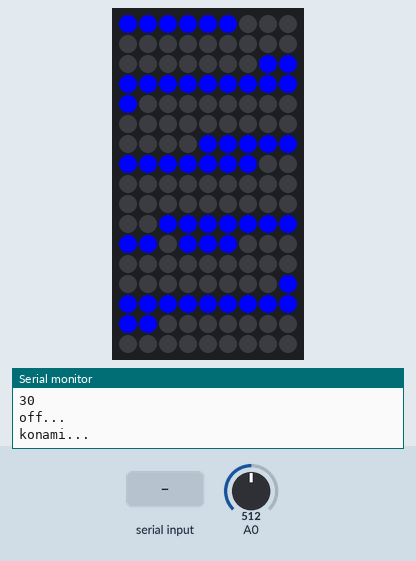
A sketch run on a simulated Arduino Uno, built with avr-gcc and run on an emulated ATmega328P. Parts: 9×17 RGB LED matrix (first LED top left, wired row by row), the last lines printed to the serial monitor. The test bench sets the inputs (shaded band); at power-on: A0 = 512. Dim RGB values are drawn brighter than linear; random numbers use the default seed unless the sketch sets one.

Above: at 5.3 s.
5.4 s: "1\n" received over Serial
At 6.7 s:
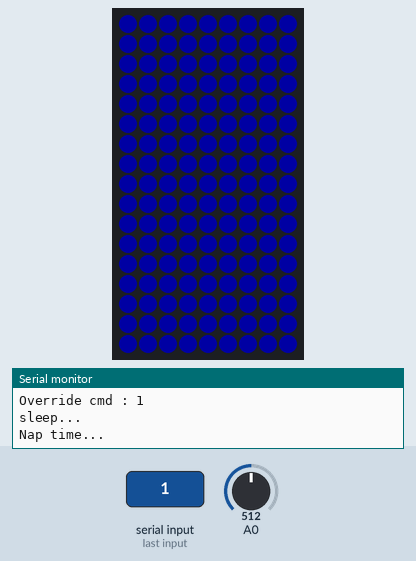
At 54.1 s:
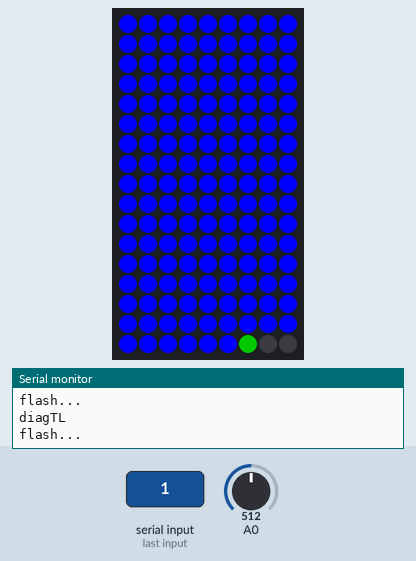

The sketch:

sketch_logo_lights.ino
```cpp
// This is based off of the code from
// https://github.com/fatcatfablab/Space-Invaders-Shooting-Gallery/blob/master/hardware/HotShotLogoBoard/HotShotLogoBoard.ino
// We've randomized the commands for the Samplelator logo display

#include <Adafruit_DotStar.h>


// Because conditional #includes don't work w/Arduino sketches...
#include <SPI.h>         // COMMENT OUT THIS LINE FOR GEMMA OR TRINKET
//#include <avr/power.h> // ENABLE THIS LINE FOR GEMMA OR TRINKET
#include <math.h>

#define NUMPIXELS 153 // Number of LEDs in strip

// Here's how to control the LEDs from any two pins:
#define DATAPIN    4
#define CLOCKPIN   5
Adafruit_DotStar strip = Adafruit_DotStar(NUMPIXELS, DATAPIN, CLOCKPIN);

#define NUM_ROWS 17
#define NUM_COLS 9

// Artisinal handcrafted asymetric matrix

int ledMatrix[NUM_ROWS][NUM_COLS] = {
  {  0,   30,   31,   63,  64,  97,  98,  130,  131  },
  {  1,   29,  32,   62,  65,  96,   99,  129,  132   },
  {  2,   28,  33,   61,  66,  95,  100,  128,  133   },
  {  3,   27,  34,   60,  67,  94,  102,  127,  134   },
  {  4,   26,   35,  59,  68,  93,  103,  126,  135  },
  {  5,   25,   36,  58,  69,  92,  104,  125,  136  },
  {  6,   24,  37,  57,   70,  91,  105,  124,  137 },
  {  7,   23,  38,  56,   71,  90,  106,  123,  138  },
  {  8,   22,  39,  55,   72,  89,  107,  122,  139  },
  {  9,   21,  40,  54,   73,  88,  108,  121,  140  },
  {  10,   20,  41,  53,  74,  87, 109,  120,  141 },
  {  11,   19,  42,  52,  75,  86, 110,  119, 142 },
  {  12,   18,  43,  51,  76,  85, 111,  118, 143  },
  {  13,   17,  44,  50,  77,  84, 112, 117, 144 },
  {  14,  16,   45,  49,  78,  83, 113, 116, 145 },
  {  152,  15,  46,  48,  79,  82, 114, 115, 152},
  {  152,  152,  152,  47,  80,  81, 152, 152, 152  }
};

int wheelData[8][9] = {
  { 67, 68, 69, 70, 71, 72, 73, 74, 75 },
  { 2, 27, 35, 58, 71, 89, 108, 120, 142 },
  { 7, 23, 38, 56, 71, 90, 106, 123, 138 },
  { 12, 19, 41, 54, 71, 91, 104, 126, 134 },
  { 67, 68, 69, 70, 71, 72, 73, 74, 75 },
  { 2, 27, 35, 58, 71, 89, 108, 120, 142 },
  { 7, 23, 38, 56, 71, 90, 106, 123, 138},
  { 12, 19, 41, 54, 71, 91, 104, 126, 134 }
};


void setup() {
  Serial.begin(9600);

  strip.begin(); // Initialize pins for output
  strip.show();  // Turn all LEDs off ASAP
  strip.setBrightness(255);
  delay(3000);

  flash(5);

  Serial.println(ledMatrix[0][1]);
  randomSeed(millis() % 1023);
}


void loop() {
  bool gotCmd = false;
  int rndCmd = random(7);

  if (Serial.available() > 0) {
    rndCmd = Serial.read() - '0';
    Serial.print("Override cmd : ");
    Serial.println(rndCmd);
    gotCmd = true;
  }

  switch(rndCmd) {
    case 0:
      off();
      break;
    case 1:
      sleep();
      break;
    case 2:
      noise();
      break;
    case 3:
      flash(11);
      break;
    case 4:
      konami(1);
      break;
    case 5:
      diagTL();
      break;
    case 6:
      wheels();
      break;
    default:
      gotCmd = false;
      break;
  }

  if (gotCmd) {
    Serial.println("Nap time...");
    delay(32367);
    gotCmd = false;
  }
}


void wipe( int b, int t, char* d ) {
  if (d == "u") {
    for (int x = 16; x >= 0; x--) {
      for (int y = 8; y >=0; y--) {
        strip.setPixelColor(ledMatrix[x][y], b);
      }
      strip.show();
      delay(t);
    }
  }

  if (d == "d") {
    for (int x = 0; x <=16; x++) {
      for (int y = 0; y <= 8; y++) {
        strip.setPixelColor(ledMatrix[x][y], b);
      }
      strip.show();
     delay(t);
    }
  }

  if (d == "r") {
    for (int y = 0; y <= 8; y++) {
      for(int x = 0; x <= 16; x++) {
        strip.setPixelColor(ledMatrix[x][y], b);
      }
      strip.show();
      delay(t);
    }
  }

  if (d == "l") {
    for (int y = 8; y >= 0; y--) {
      for (int x = 0; x <= 16; x++) {
        strip.setPixelColor(ledMatrix[x][y], b);
      }
      strip.show();
      delay(t);
    }
  }
}


void wipes( int t ) {
  Serial.println("wipes");
  wipe(255 ,t, "d");
  wipe(0, t, "d");
}


void wheels() {
  Serial.println("wheels...");
  int rndWheels = random(1, 20);
  while( rndWheels-- > 0 ) {
    for (int jdx = 0; jdx < 8; jdx++) {
      for (int idx = 0; idx < 9; idx++) {
        strip.setPixelColor(wheelData[jdx][idx], 255);
      }
      strip.show();
    }
    off();
  }
}


void noise() {
  int rndNoise = random(1,2);
  while( rndNoise-- > 0 ) {
    for (int x = 0; x <= 150; x++) {
      int rawval = analogRead(A0);
      int b = map (rawval, 0, 5, 0, 255);
      strip.setPixelColor(x, b);
    }
    strip.show();
  }
}


void flash( int t) {
  Serial.println("flash...");
  int h = 0;
  while ( h <= t-1) {
    for (int x = 0; x <= 149 ; x++) {
      strip.setPixelColor(x, 255);
    }
    strip.show();
    delay(100);
    for (int x = 0; x <= 149 ; x++) {
      strip.setPixelColor(x, 0);
    }
    strip.show();
    delay(100);
    h++;
  }
}


void sleep() {
  Serial.println("sleep...");
  int rndSleep = random(1,2);
  while( rndSleep-- > 0 ) {
    float b = (exp(sin(millis() / 2000.0 * PI)) - 0.36787944) * 90.0;
    for (uint16_t i = 0; i < strip.numPixels(); i++) {
      strip.setPixelColor(i, b);
    }
    strip.show();
  }
}


void konami ( int t) {
  Serial.println("konami...");
  wipe(255 ,t, "u");
  wipe(0, t, "u");
  wipe(255 ,t, "u");
  wipe(0, t, "u");
  wipe(255 ,t, "d");
  wipe(0, t, "d");
  wipe(255 ,t, "d");
  wipe(0, t, "f");
  wipe(255 , t,"l");
  wipe(0,t, "l");
  wipe(255 , t,"r");
  wipe(0,t, "r");
  wipe(255 , t,"l");
  wipe(0,t, "l");
  wipe(255 , t,"r");
  wipe(0,t, "r");
}


void diagTL() {
  Serial.println("diagTL");
  int i, j, t;
  for ( t = 0; t<NUM_ROWS+NUM_COLS; ++t) {
    for( i=t, j=0; i>=0 ; --i, ++j) {
      if( (i<NUM_ROWS) && (j<NUM_COLS) ) {
        strip.setPixelColor(ledMatrix[i][j], 255);
      }
    }
    strip.show();
    delay(2);
  }
  for ( t = 0; t<NUM_ROWS+NUM_COLS; ++t) {
    for( i=t, j=0; i>=0 ; --i, ++j) {
      if( (i<NUM_ROWS) && (j<NUM_COLS) ) {
        strip.setPixelColor(ledMatrix[i][j], 0);
      }
    }
    strip.show();
    delay(2);
  }
}


void off() {
  Serial.println("off...");
  for ( int u =0; u <= 152;u++) {
    strip.setPixelColor(u, 0);
  }
  strip.show();

}
```

Measured:
- what the display in image 1 shows lasts 32.3 s, from 6.2 s to 38.5 s
